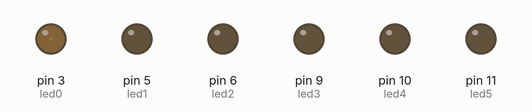
A sketch run on a simulated Arduino Uno, built with avr-gcc and run on an emulated ATmega328P. Parts: output pins drawn as LEDs (lit = HIGH).

Above: at 0.05 s.
At 1.55 s:
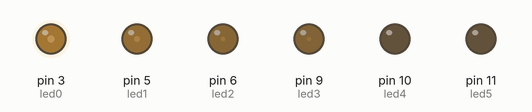
At 2.15 s:
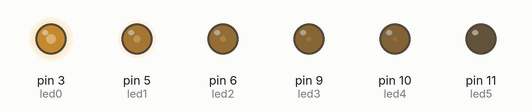
At 2.75 s:
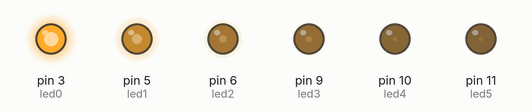
At 4.1 s:
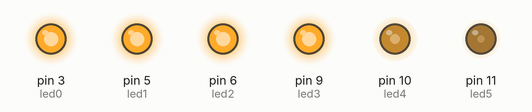
At 5.5 s:
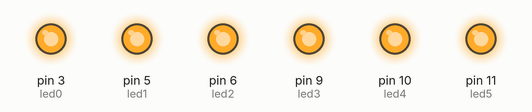
Timing chart, 0 to 7.2 s (numbered marks = the images above):
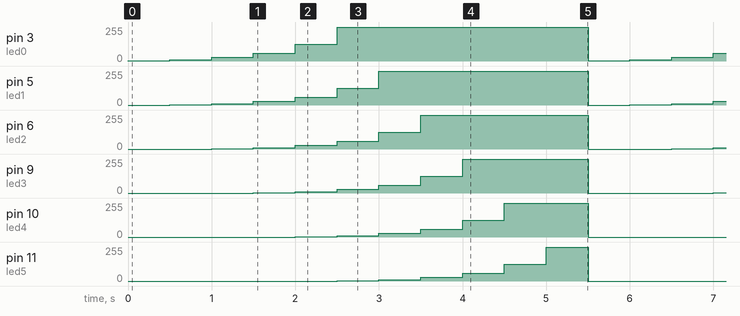

Measured:
- by itself, pin 3 (led0): repeats every 5.5 s: 10/255 0.50 s, 30/255 0.50 s, 60/255 0.50 s, 125/255 0.50 s, 255/255 3.0 s, 2/255 0.50 s
- by itself, pin 5 (led1): repeats every 5.5 s: 10/255 0.50 s, 30/255 0.50 s, 60/255 0.50 s, 125/255 0.50 s, 255/255 2.5 s, 0/255 0.50 s, 2/255 0.50 s
- by itself, pin 6 (led2): repeats every 5.5 s: 10/255 0.50 s, 30/255 0.50 s, 60/255 0.50 s, 125/255 0.50 s, 255/255 2.0 s, 0/255 1.0 s, 2/255 0.50 s
- by itself, pin 9 (led3): repeats every 5.5 s: 10/255 0.50 s, 30/255 0.50 s, 60/255 0.50 s, 125/255 0.50 s, 255/255 1.5 s, 0/255 1.5 s, 2/255 0.50 s
- by itself, pin 10 (led4): repeats every 5.5 s: 10/255 0.50 s, 30/255 0.50 s, 60/255 0.50 s, 125/255 0.50 s, 255/255 1.0 s, 0/255 2.0 s, 2/255 0.50 s
- by itself, pin 11 (led5): repeats every 5.5 s: 10/255 0.50 s, 30/255 0.50 s, 60/255 0.50 s, 125/255 0.50 s, 255/255 0.50 s, 0/255 2.5 s, 2/255 0.50 s

The sketch:

Ex_2.ino
```cpp
/**********************************************************************************
**                                                                               **
**                                 Fade LEDs                                     **
**                                                                               **
**                                                                               **
**********************************************************************************/

//********** Includes *************************************************************

//********** Variables ************************************************************
const int led0 = 3;          // donar nom al pin 3 de l’Arduino
const int led1 = 5;          // donar nom al pin 5 de l’Arduino
const int led2 = 6;          // donar nom al pin 6 de l’Arduino
const int led3 = 9;          // donar nom al pin 9 de l’Arduino
const int led4 = 10;         // donar nom al pin 10 de l’Arduino
const int led5 = 11;         // donar nom al pin 11 de l’Arduino
int velocitat = 500;         // velocitat de l'acció en ms

//********** Setup ****************************************************************
void setup()
{
  pinMode(led0, OUTPUT);     // definir el pin 3 com una sortida
  pinMode(led1, OUTPUT);     // definir el pin 5 com una sortida
  pinMode(led2, OUTPUT);     // definir el pin 6 com una sortida
  pinMode(led3, OUTPUT);     // definir el pin 9 com una sortida
  pinMode(led4, OUTPUT);     // definir el pin 10 com una sortida
  pinMode(led5, OUTPUT);     // definir el pin 11 com una sortida
}

//********** Loop *****************************************************************
void loop()
{
  analogWrite(led0, 2);     // posar PWM del pin 3 a 0
  analogWrite(led1, 0);     // posar PWM del pin 5 a 0
  analogWrite(led2, 0);     // posar PWM del pin 6 a 0
  analogWrite(led3, 0);     // posar PWM del pin 9 a 0
  analogWrite(led4, 0);     // posar PWM del pin 10 a 0
  analogWrite(led5, 0);     // posar PWM del pin 11 a 0

  delay(velocitat);          // es queden leds velocitat ms en aquest estat

   analogWrite(led0, 10);     // posar PWM del pin 3 a 10
  analogWrite(led1, 2);     // posar PWM del pin 5 a 2
  analogWrite(led2, 0);     // posar PWM del pin 6 a 0
  analogWrite(led3, 0);     // posar PWM del pin 9 a 0
  analogWrite(led4, 0);     // posar PWM del pin 10 a 0
  analogWrite(led5, 0);     // posar PWM del pin 11 a 0

  delay(velocitat);          // es queden leds velocitat ms en aquest estat

   analogWrite(led0, 30);     // posar PWM del pin 3 a 30
  analogWrite(led1,10);     // posar PWM del pin 5 a 10
  analogWrite(led2, 2);     // posar PWM del pin 6 a 2
  analogWrite(led3, 0);     // posar PWM del pin 9 a 0
  analogWrite(led4, 0);     // posar PWM del pin 10 a 0
  analogWrite(led5, 0);     // posar PWM del pin 11 a 0

  delay(velocitat);          // es queden leds velocitat ms en aquest estat

   analogWrite(led0, 60 );     // posar PWM del pin 3 a 60
  analogWrite(led1,30 );     // posar PWM del pin 5 a 30
  analogWrite(led2,10 );     // posar PWM del pin 6 a 10
  analogWrite(led3, 2);     // posar PWM del pin 9 a 2
  analogWrite(led4, 0);     // posar PWM del pin 10 a 60
  analogWrite(led5, 0);     // posar PWM del pin 11 a 60

  delay(velocitat);          // es queden leds velocitat ms en aquest estat

   analogWrite(led0,125 );     // posar PWM del pin 3 a 125
  analogWrite(led1, 60 );     // posar PWM del pin 5 a 60
  analogWrite(led2, 30 );     // posar PWM del pin 6 a 30
  analogWrite(led3, 10);     // posar PWM del pin 9 a 10
  analogWrite(led4, 2);     // posar PWM del pin 10 a 2
  analogWrite(led5, 0);     // posar PWM del pin 11 a 0

  delay(velocitat);          // es queden leds velocitat ms en aquest estat

 analogWrite(led0, 255);     // posar PWM del pin 3 a 255
  analogWrite(led1, 125);     // posar PWM del pin 5 a 125
  analogWrite(led2, 60);     // posar PWM del pin 6 a 60
  analogWrite(led3, 30);     // posar PWM del pin 9 a 30
  analogWrite(led4, 10);     // posar PWM del pin 10 a 10
  analogWrite(led5, 2);     // posar PWM del pin 11 a 2

  delay(velocitat);          // es queden leds velocitat ms en aquest estat

   analogWrite(led0, 255);     // posar PWM del pin 3 a 255
  analogWrite(led1, 255);     // posar PWM del pin 5 a 255
  analogWrite(led2, 125);     // posar PWM del pin 6 a 125
  analogWrite(led3, 60);     // posar PWM del pin 9 a 60
  analogWrite(led4, 30);     // posar PWM del pin 10 a 30
  analogWrite(led5, 10);     // posar PWM del pin 11 a 10

  delay(velocitat);          // es queden leds velocitat ms en aquest estat

 analogWrite(led0, 255);     // posar PWM del pin 3 a 255
  analogWrite(led1, 255);     // posar PWM del pin 5 a 255
  analogWrite(led2, 255);     // posar PWM del pin 6 a 255
  analogWrite(led3, 125);     // posar PWM del pin 9 a 125
  analogWrite(led4, 60);     // posar PWM del pin 10 a 60
  analogWrite(led5, 30);     // posar PWM del pin 11 a 30

  delay(velocitat);          // es queden leds velocitat ms en aquest estat

   analogWrite(led0, 255);     // posar PWM del pin 3 a 255
  analogWrite(led1, 255);     // posar PWM del pin 5 a 255
  analogWrite(led2, 255);     // posar PWM del pin 6 a 255
  analogWrite(led3, 255);     // posar PWM del pin 9 a 255
  analogWrite(led4, 125);     // posar PWM del pin 10 a 125
  analogWrite(led5, 60);     // posar PWM del pin 11 a 60

  delay(velocitat);          // es queden leds velocitat ms en aquest estat

   analogWrite(led0, 255);     // posar PWM del pin 3 a 255
  analogWrite(led1, 255);     // posar PWM del pin 5 a 255
  analogWrite(led2, 255);     // posar PWM del pin 6 a 255
  analogWrite(led3, 255);     // posar PWM del pin 9 a 255
  analogWrite(led4, 255);     // posar PWM del pin 10 a 255
  analogWrite(led5, 125);     // posar PWM del pin 11 a 125

  delay(velocitat);          // es queden leds velocitat ms en aquest estat

   analogWrite(led0, 255);     // posar PWM del pin 3 a 255
  analogWrite(led1, 255);     // posar PWM del pin 5 a 255
  analogWrite(led2, 255);     // posar PWM del pin 6 a 255
  analogWrite(led3, 255);     // posar PWM del pin 9 a 255
  analogWrite(led4, 255);     // posar PWM del pin 10 a 255
  analogWrite(led5, 255);     // posar PWM del pin 11 a 255

  delay(velocitat);          // es queden leds velocitat ms en aquest estat


}
//********** Funcions *************************************************************
```
